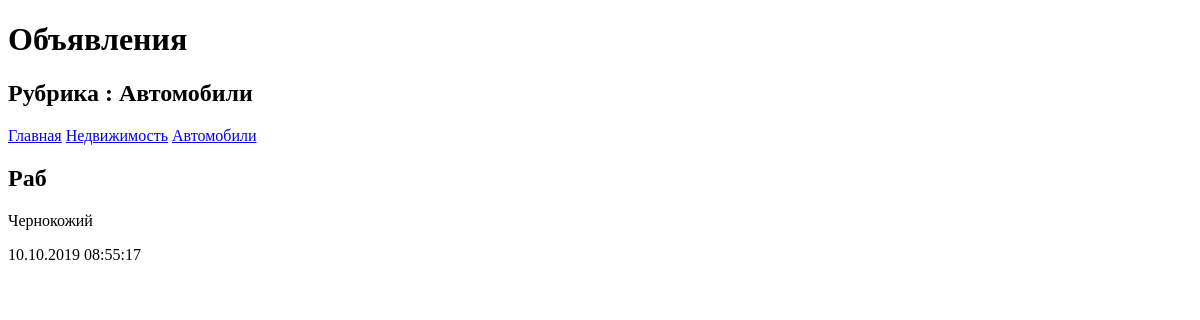
The page /bboard/2/ on the database as committed earlier.
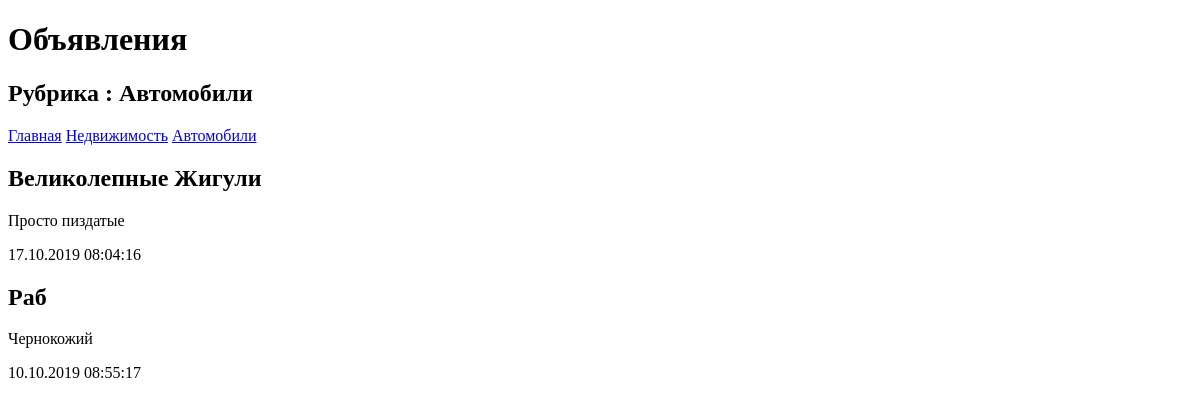
The same page on the database as committed later.
### bboard/models.py (models this page shows, shortened)
class Rubric(models.Model):
	name = models.CharField(max_length = 20, db_index = True, verbose_name = "Рубрики")
	class Meta:
		verbose_name_plural = 'Рубрики' #Название моедли во множественном числе
		verbose_name = 'Рубрика' #Название модели в единственном числе
		ordering = ['-name']

class Bb(models.Model):
	title = models.CharField(max_length = 50, verbose_name = "Товар")
	content = models.TextField(null = True, blank = True, verbose_name = "Описание")
	price = models.FloatField(null = True, blank = True, verbose_name = "Цена")
	published = models.DateTimeField(auto_now_add = True, db_index = True, verbose_name = "Опубликовано")
	rubric = models.ForeignKey('Rubric', null = True, on_delete = models.PROTECT, verbose_name = "Рубрика")
	class Meta:
		verbose_name_plural = 'Объявления' #Название моедли во множественном числе
		verbose_name = 'Объявление' #Название модели в единственном числе
		ordering = ['-published']

### bboard/views.py (the view)
# urls.py: path('<int:rubric_id>/', by_rubric, name = 'by_rubric'), #url параметр который передается в функцию
def by_rubric(request, rubric_id): #Получает значение из урл параметра который мы передаем в адрес
	bbs = Bb.objects.filter(rubric = rubric_id) #плучить объекты где поле rubric = rubric id (2) идет сортировка по индексу
	rubrics = Rubric.objects.all()#
	current_rubric = Rubric.objects.get(pk = rubric_id)#получить объекты где первичный ключ = rubric id
	context = {'bbs': bbs, 'rubrics': rubrics, 'current_rubric': current_rubric}#параметры передаваемые в шаблон
	return render (request, 'bboard/by_rubric.html', context)

### bboard/templates/bboard/by_rubric.html (shortened to what this page needs)
<!DOCTYPE html>
<html>
<head>
</head>
<body>
<h1>Объявления</h1>
<h2>Рубрика : {{ current_rubric.name }}</h2>
<div>
	<a href = "{% url 'index' %}">Главная</a>
	{% for rubric in rubrics %}
	<a href="{% url 'by_rubric' rubric.pk %}">{{ rubric.name }}</a>
	{% endfor %}
</div>
{% for bb in bbs %}
<div>
	<h2>{{ bb.title }}</h2>
	<p>{{ bb.content }}</p>
	<p>{{ bb.published|date:"d.m.Y H:i:s" }}</p>
</div>
{% endfor %}
</body>
</html>

Rows that differ between the two databases and show on the page:
added Bb: title "Великолепные Жигули", content "Просто пиздатые", published "17.10.2019 08:04:16"
